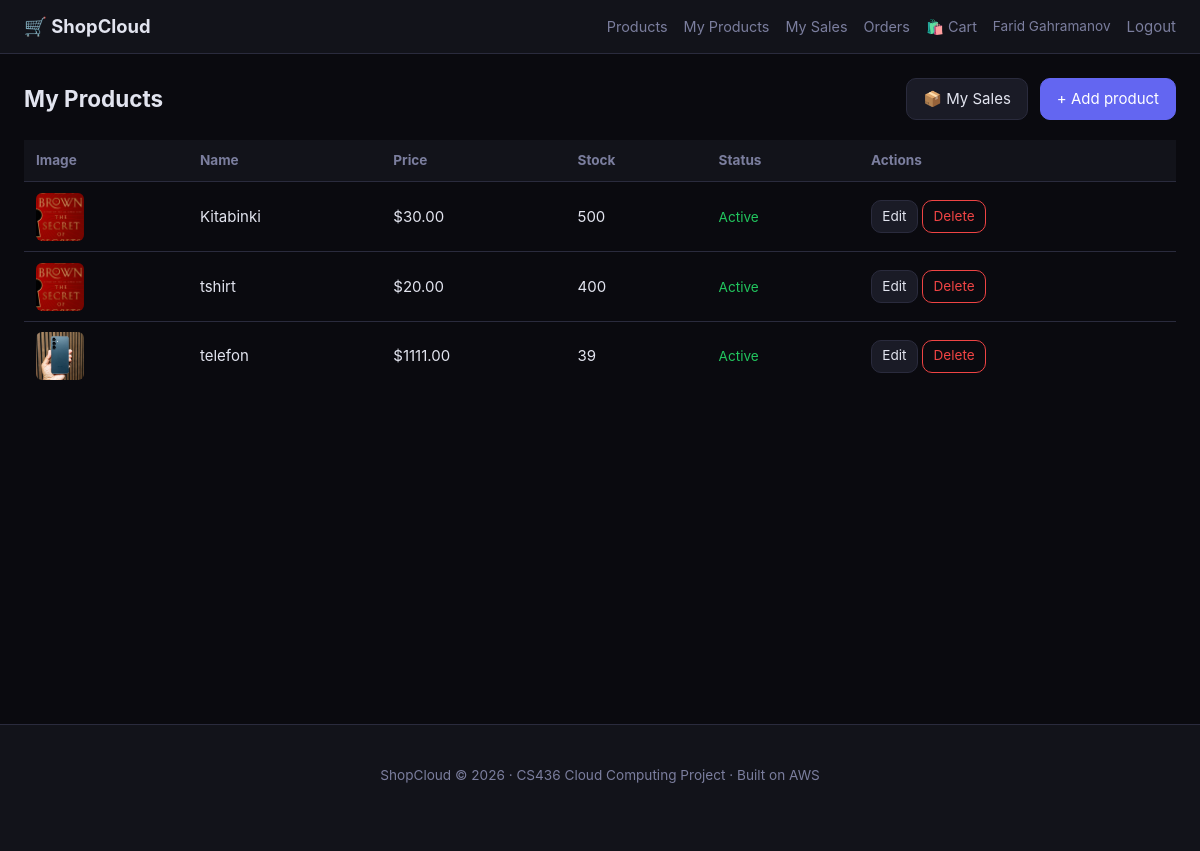
Page /seller/ (signed in) on the committed database.
### app/models.py (models this page shows, shortened)
class User(UserMixin, db.Model):
    __tablename__ = "users"
    id:            Mapped[int]      = mapped_column(Integer, primary_key=True)
    email:         Mapped[str]      = mapped_column(String(255), unique=True, nullable=False, index=True)
    password_hash: Mapped[str]      = mapped_column(String(255), nullable=False)
    full_name:     Mapped[str]      = mapped_column(String(200), nullable=False, default="")
    role:          Mapped[str]      = mapped_column(String(20),  nullable=False, default="buyer")
    is_active:     Mapped[bool]     = mapped_column(Boolean, default=True)
    created_at:    Mapped[datetime] = mapped_column(DateTime(timezone=True), default=_utcnow)
    products: Mapped[list["Product"]] = relationship("Product", back_populates="seller", cascade="all, delete-orphan")
    orders:   Mapped[list["Order"]]   = relationship("Order",   back_populates="buyer",  cascade="all, delete-orphan")
    @property
    def is_seller(self):  return self.role == "seller"
    @property
    def is_admin(self):   return self.role == "admin"

class Product(db.Model):
    __tablename__ = "products"
    id:          Mapped[int]            = mapped_column(Integer, primary_key=True)
    seller_id:   Mapped[int]            = mapped_column(ForeignKey("users.id", ondelete="CASCADE"), nullable=False, index=True)
    category_id: Mapped[int | None]     = mapped_column(ForeignKey("categories.id"), nullable=True)
    name:        Mapped[str]            = mapped_column(String(200), nullable=False)
    description: Mapped[str]            = mapped_column(Text, default="")
    price:       Mapped[Decimal]        = mapped_column(Numeric(10, 2), nullable=False)
    stock:       Mapped[int]            = mapped_column(Integer, default=0)
    image_key:   Mapped[str | None]     = mapped_column(String(500), nullable=True)
    is_active:   Mapped[bool]           = mapped_column(Boolean, default=True)
    created_at:  Mapped[datetime]       = mapped_column(DateTime(timezone=True), default=_utcnow)
    updated_at:  Mapped[datetime]       = mapped_column(DateTime(timezone=True), default=_utcnow, onupdate=_utcnow)
    seller:   Mapped["User"]          = relationship("User",     back_populates="products")
    category: Mapped["Category|None"] = relationship("Category", back_populates="products")
    order_items: Mapped[list["OrderItem"]] = relationship("OrderItem", back_populates="product")
    def image_url(self, storage) -> str:
        if not self.image_key:
            return "/static/img/placeholder.png"
        thumb_key = self.image_key.replace("images/original/", "images/thumb/", 1)
        try:
            if storage.exists(thumb_key):
                return storage.url(thumb_key)
        except Exception:
            pass
        return storage.url(self.image_key)

### app/routes/seller.py (the view)
@bp.route("/")
@seller_required
def dashboard():
    products = db.session.scalars(
        select(Product).where(Product.seller_id == current_user.id)
        .order_by(Product.created_at.desc())
    ).all()
    storage = get_storage()
    return render_template("seller/dashboard.html", products=products, storage=storage)

### app/routes/seller.py (called while the page is built)
def seller_required(fn):
    from functools import wraps
    @wraps(fn)
    def wrapper(*args, **kwargs):
        if not current_user.is_authenticated or (not current_user.is_seller and not current_user.is_admin):
            abort(403)
        return fn(*args, **kwargs)
    return login_required(wrapper)

### app/storage.py (called while the page is built, shortened)
def get_storage() -> StorageBackend:
    global _backend
    if _backend is not None:
        return _backend

    def _path(self, key: str) -> str:
        safe = key.replace("..", "").lstrip("/")
        full = os.path.join(self.base_dir, safe)
        os.makedirs(os.path.dirname(full), exist_ok=True)
        return full

    def exists(self, key: str) -> bool:
        return os.path.exists(self._path(key))

    def url(self, key: str) -> str:
        return f"{self.base_url}/media/{key}"

### app/templates/seller/dashboard.html (shortened to what this page needs)
{% extends "base.html" %}
{% block content %}
<div class="page-header">
  <h2>My Products</h2>
  <div style="display:flex;gap:0.75rem;">
    <a href="{{ url_for('seller.seller_orders') }}" class="btn">📦 My Sales</a>
    <a href="{{ url_for('seller.new_product') }}" class="btn btn-primary">+ Add product</a>
  </div>
</div>
{% if products %}
  <table class="table">
    <thead><tr><th>Image</th><th>Name</th><th>Price</th><th>Stock</th><th>Status</th><th>Actions</th></tr></thead>
    <tbody>
      {% for p in products %}
        <tr>
          <td><img src="{{ p.image_url(storage) }}" alt="" class="thumb"
                   onerror="this.src='/static/img/placeholder.png'"></td>
          <td>{{ p.name }}</td>
          <td>${{ "%.2f"|format(p.price) }}</td>
          <td class="{{ 'low' if p.stock < 5 else '' }}">{{ p.stock }}</td>
          <td>
            {% if p.is_active %}<span class="badge-green">Active</span>
            {% else %}<span class="badge-red">Inactive</span>{% endif %}
          </td>
          <td>
            <a href="{{ url_for('seller.edit_product', product_id=p.id) }}" class="btn btn-sm">Edit</a>
            <form method="post" action="{{ url_for('seller.delete_product', product_id=p.id) }}"
                  class="inline-form" onsubmit="return confirm('Delete this product?')">
              <button class="btn btn-danger btn-sm" type="submit">Delete</button>
            </form>
          </td>
        </tr>
      {% endfor %}
    </tbody>
  </table>
{% else %}
  <p class="muted">No products yet. <a href="{{ url_for('seller.new_product') }}">Add your first one.</a></p>
{% endif %}
{% endblock %}

### app/templates/base.html (shortened to what this page needs)
<!doctype html>
<html lang="en">
<head>
  <link rel="stylesheet" href="{{ url_for('static', filename='css/style.css') }}">
</head>
<body>
<nav class="navbar">
  <div class="nav-inner">
    <a class="brand" href="{{ url_for('shop.index') }}">🛒 ShopCloud</a>
    <div class="nav-links">
      <a href="{{ url_for('shop.catalog') }}">Products</a>
      {% if current_user.is_authenticated %}
        {% if current_user.is_seller or current_user.is_admin %}
          <a href="{{ url_for('seller.dashboard') }}">My Products</a>
          <a href="{{ url_for('seller.seller_orders') }}">My Sales</a>
        {% endif %}
        <a href="{{ url_for('shop.my_orders') }}">Orders</a>
        <a href="{{ url_for('shop.cart') }}" class="cart-icon">
          🛍️ Cart {% if session.get('cart') %}<span class="badge">{{ session['cart']|length }}</span>{% endif %}
        </a>
        <span class="nav-user">{{ current_user.full_name }}</span>
        <form method="post" action="{{ url_for('auth.logout') }}" class="inline-form">
          <button class="btn-link" type="submit">Logout</button>
        </form>
      {% else %}
        <a href="{{ url_for('shop.cart') }}" class="cart-icon">🛍️ Cart</a>
        <a href="{{ url_for('auth.login') }}">Login</a>
        <a href="{{ url_for('auth.register') }}" class="btn btn-primary btn-sm">Sign up</a>
      {% endif %}
    </div>
  </div>
</nav>
<main class="main">
  <div class="container">
    {% block content %}{% endblock %}
  </div>
</main>
<footer class="footer">
  <div class="container">
    <p>ShopCloud &copy; 2026 · CS436 Cloud Computing Project · Built on AWS</p>
  </div>
</footer>
</body>
</html>

### app/static/css/style.css (style rules this page uses)
:root { --bg: #0a0a0f; --panel: #12131a; --panel2: #1a1b26; --border: #2a2b3d; --text: #e2e4ef; --muted: #7b7e9e; --accent: #6366f1; --accent-h: #818cf8; --success: #22c55e; --danger: #ef4444; --warning: #f59e0b; --radius: 10px; --maxw: 1200px; }
* { box-sizing: border-box; margin: 0; padding: 0; }
body { background: var(--bg); color: var(--text); font: 15px/1.6 -apple-system, BlinkMacSystemFont, "Segoe UI", sans-serif; min-height: 100vh; }
a { color: var(--accent); text-decoration: none; }
img { max-width: 100%; display: block; }
.navbar { background: var(--panel); border-bottom: 1px solid var(--border); position: sticky; top: 0; z-index: 100; }
.nav-inner { max-width: var(--maxw); margin: 0 auto; padding: 0.75rem 1.5rem; display: flex; align-items: center; justify-content: space-between; gap: 1rem; }
.brand { font-size: 1.15rem; font-weight: 700; color: var(--text); }
.nav-links { display: flex; align-items: center; gap: 1rem; flex-wrap: wrap; }
.nav-links a { color: var(--muted); font-size: 0.9rem; }
.nav-user { color: var(--muted); font-size: 0.85rem; }
.cart-icon { position: relative; }
.inline-form { display: inline; }
.btn-link { background: none; border: none; color: var(--muted); cursor: pointer; font: inherit; padding: 0; }
.main { min-height: calc(100vh - 130px); }
.container { max-width: var(--maxw); margin: 0 auto; padding: 1.5rem 1.5rem 3rem; }
.footer { background: var(--panel); border-top: 1px solid var(--border); padding: 1rem; text-align: center; color: var(--muted); font-size: 0.85rem; }
.btn { display: inline-block; padding: 0.5rem 1rem; border-radius: var(--radius); border: 1px solid var(--border); background: var(--panel2); color: var(--text); cursor: pointer; font: inherit; text-decoration: none; transition: 0.15s; }
.btn-primary { background: var(--accent); border-color: var(--accent); color: #fff; }
.btn-danger { background: transparent; border-color: var(--danger); color: var(--danger); }
.btn-sm { padding: 0.3rem 0.65rem; font-size: 0.85rem; }
.table { width: 100%; border-collapse: collapse; margin-top: 0.5rem; }
.table th { text-align: left; padding: 0.6rem 0.75rem; background: var(--panel); color: var(--muted); font-size: 0.85rem; border-bottom: 1px solid var(--border); }
.table td { padding: 0.65rem 0.75rem; border-bottom: 1px solid var(--border); vertical-align: middle; }
.table tr:last-child td { border-bottom: none; }
.thumb { width: 48px; height: 48px; object-fit: cover; border-radius: 6px; }
.badge-green { color: var(--success); font-size: 0.85rem; }
.page-header { display: flex; justify-content: space-between; align-items: center; margin-bottom: 1.25rem; }

### rows in the picture
User: full_name "Farid Gahramanov"
Product: image_url (picture), name "Kitabinki", price "30.00", stock "500", is_active "Active"
Product: image_url (picture), name "tshirt", price "20.00", stock "400", is_active "Active"
Product: image_url (picture), name "telefon", price "1111.00", stock "39", is_active "Active"
